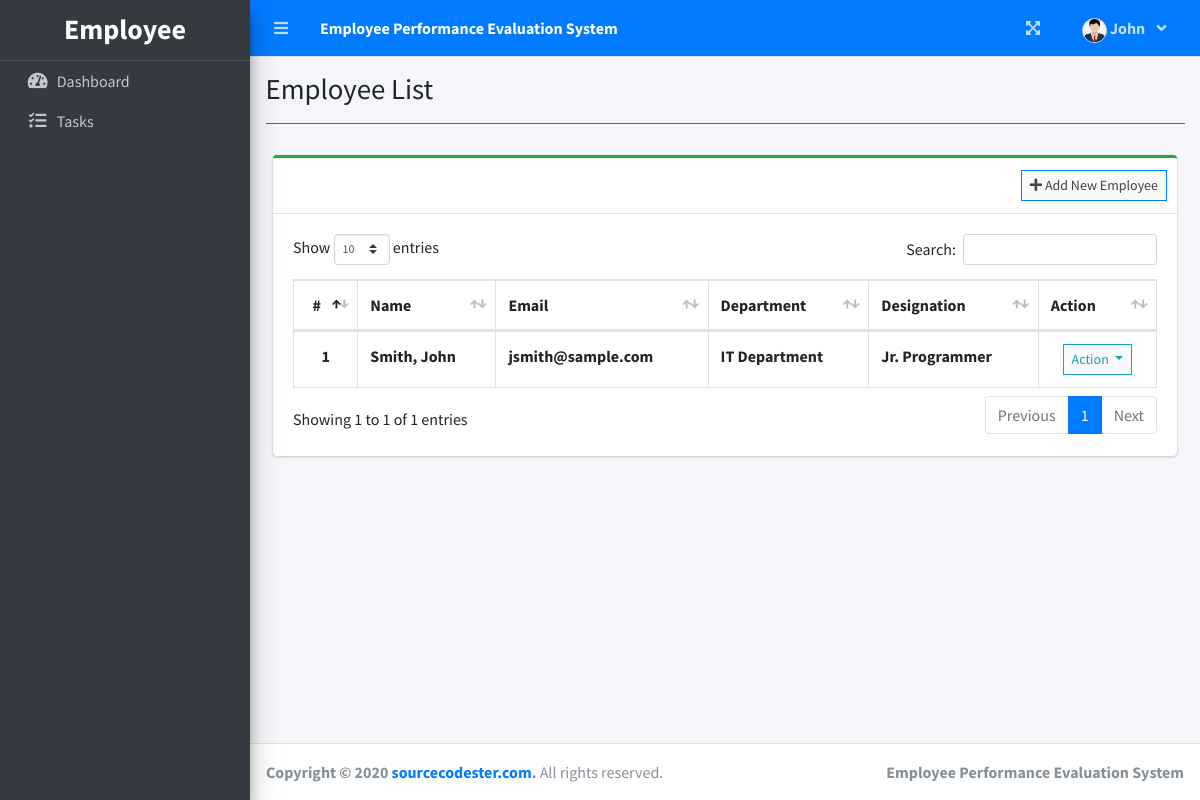
Page /index.php?page=employee_list (signed in) on the committed database.
### tables this page shows
CREATE TABLE `employee_list` (
  `id` int(30) NOT NULL,
  `employee_id` varchar(50) NOT NULL,
  `firstname` varchar(200) NOT NULL,
  `middlename` varchar(200) NOT NULL,
  `lastname` varchar(200) NOT NULL,
  `email` varchar(200) NOT NULL,
  `password` text NOT NULL,
  `department_id` int(30) NOT NULL,
  `designation_id` int(30) NOT NULL,
  `evaluator_id` int(30) NOT NULL,
  `avatar` text NOT NULL DEFAULT 'no-image-available.png',
  `date_created` datetime NOT NULL DEFAULT current_timestamp()
);

### employee_list.php (the view, shortened to what this page needs)
<?php include'db_connect.php' ?>
<div class="col-lg-12">
	<div class="card card-outline card-success">
		<div class="card-header">
			<div class="card-tools">
				<a class="btn btn-block btn-sm btn-default btn-flat border-primary" href="./index.php?page=new_employee"><i class="fa fa-plus"></i> Add New Employee</a>
			</div>
		</div>
		<div class="card-body">
			<table class="table tabe-hover table-bordered" id="list">
				<thead>
					<tr>
						<th class="text-center">#</th>
						<th>Name</th>
						<th>Email</th>
						<th>Department</th>
						<th>Designation</th>
						<th>Action</th>
					</tr>
				</thead>
				<tbody>
					<?php
					$i = 1;
					$designations = $conn->query("SELECT * FROM designation_list ");
					$design_arr[0]= "Unset";
					while($row=$designations->fetch_assoc()){
						$design_arr[$row['id']] =$row['designation'];
					}
					$departments = $conn->query("SELECT * FROM department_list ");
					$dept_arr[0]= "Unset";
					while($row=$departments->fetch_assoc()){
						$dept_arr[$row['id']] =$row['department'];
					}
					$qry = $conn->query("SELECT *,concat(lastname,', ',firstname,' ',middlename) as name FROM employee_list order by concat(lastname,', ',firstname,' ',middlename) asc");
					while($row= $qry->fetch_assoc()):
					?>
					<tr>
						<th class="text-center"><?php echo $i++ ?></th>
						<td><b><?php echo ucwords($row['name']) ?></b></td>
						<td><b><?php echo $row['email'] ?></b></td>
						<td><b><?php echo isset($dept_arr[$row['department_id']]) ? $dept_arr[$row['department_id']] : 'Unknow Department' ?></b></td>
						<td><b><?php echo isset($design_arr[$row['designation_id']]) ? $design_arr[$row['designation_id']] : 'Unknow Designation' ?></b></td>
						<td class="text-center">
							<button type="button" class="btn btn-default btn-sm btn-flat border-info wave-effect text-info dropdown-toggle" data-toggle="dropdown" aria-expanded="true">
		                      Action
		                    </button>
						</td>
					</tr>
				<?php endwhile; ?>
				</tbody>
			</table>
		</div>
	</div>
</div>

### rows in the picture
employee_list: name "Smith, John", email "jsmith@sample.com", department "IT Department", designation "Jr. Programmer"

### other values in the picture
$_SESSION['system']['name'] "Employee Performance Evaluation System"
$_SESSION['login_firstname'] "John"
$title "Employee List"
